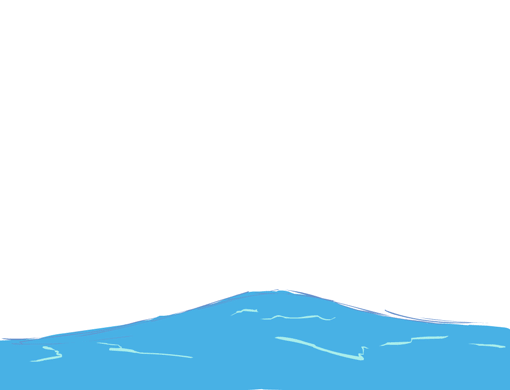
#> input picture src/debuffs/tsunami/tsunami.gif, 510 x 390 px
$ python 'gif to png.py'
#> lines starting #> are read from the running program, lines starting #| are printed output that depends on the picture
from PIL import Image

# Extract frames from the gif
frames = Image.open('tsunami.gif')
#> frames is the input picture: PIL image 510x390 P; mean R, G, B 220.6, 240.3, 250
frame_list = []

for i in range(frames.n_frames):
    frames.seek(i)
    png_filename = f"tsunami_frame_{i}.png"
    frames.save(png_filename)
    frame_list.append(png_filename)
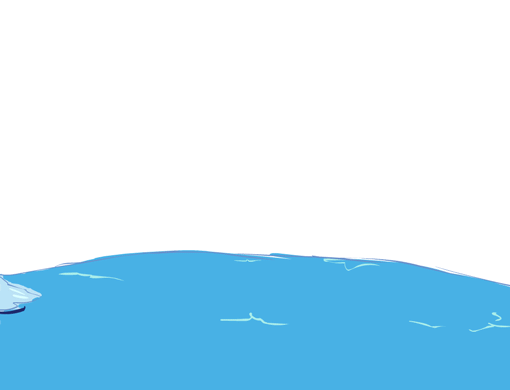
#> frames: PIL image 510x390 RGB; mean R, G, B 195.4, 229.4, 246.4
#> after the loop, frame_list = 105 items, first 6: 'tsunami_frame_0.png', 'tsunami_frame_1.png', 'tsunami_frame_2.png', 'tsunami_frame_3.png', 'tsunami_frame_4.png', 'tsunami_frame_5.png'
